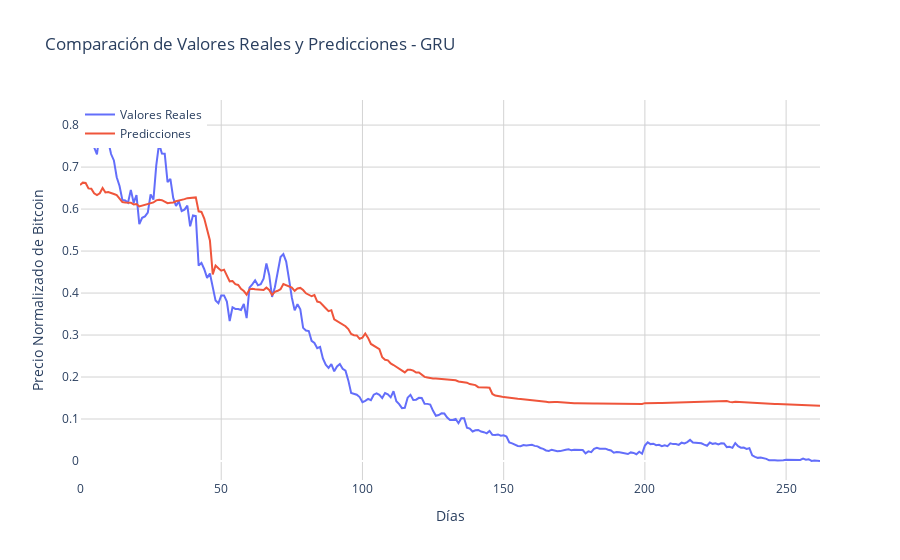

Notebook source saved alongside this figure:
### Code cell
fig = go.Figure()

fig.add_trace(go.Scatter(x=list(range(len(y_test))), y=y_test, mode='lines', name='Valores Reales'))
fig.add_trace(go.Scatter(x=list(range(len(y_test))), y=y_pred_transformer.flatten(), mode='lines', name='Predicciones'))

fig.update_layout(
    title='Comparación de Valores Reales y Predicciones - Transformer',
    xaxis_title='Días',
    yaxis_title='Precio Normalizado de Bitcoin',
    legend=dict(x=0, y=1),
    plot_bgcolor='white',
    xaxis=dict(showgrid=True, gridcolor='lightgrey'),
    yaxis=dict(showgrid=True, gridcolor='lightgrey')
)

fig.show()

### Figure 1 — Plotly figure (JSON) as saved in the notebook; plotly's stock layout.template omitted (floating-point values rounded to 4 significant figures; data arrays with more than 128 entries replaced by an {"elided": "..."} marker saying what was removed)
{"data": [{"mode": "lines", "name": "Valores Reales", "type": "scatter", "x": {"elided": "263 int values"}, "y": {"elided": "263 float values"}}, {"mode": "lines", "name": "Predicciones", "type": "scatter", "x": {"elided": "263 int values"}, "y": {"elided": "263 float values"}}], "layout": {"legend": {"x": 0, "y": 1}, "plot_bgcolor": "white", "title": {"text": "Comparación de Valores Reales y Predicciones - GRU"}, "xaxis": {"gridcolor": "lightgrey", "showgrid": true, "title": {"text": "Días"}}, "yaxis": {"gridcolor": "lightgrey", "showgrid": true, "title": {"text": "Precio Normalizado de Bitcoin"}}}}
